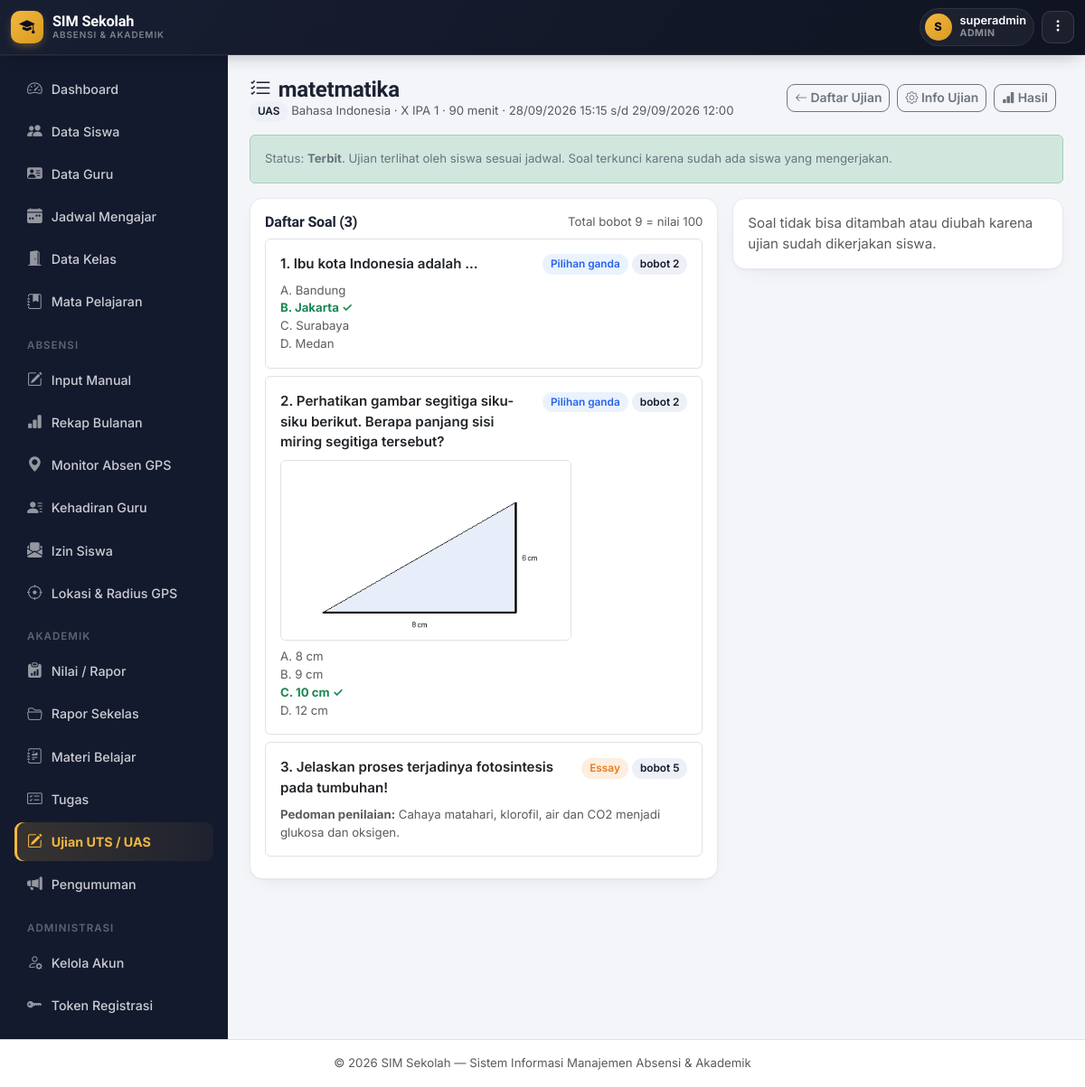
Screenshot of /ujian/soal.php?id=3 (signed in) with the database file from the repository.
### tables this page shows
CREATE TABLE `ujian` (
  `id` int NOT NULL,
  `judul` varchar(150) NOT NULL,
  `jenis` enum('UTS','UAS') NOT NULL,
  `kelas_id` int NOT NULL,
  `mapel_id` int NOT NULL,
  `guru_id` int DEFAULT NULL,
  `guru_nama` varchar(100) DEFAULT NULL,
  `semester` enum('Ganjil','Genap') NOT NULL,
  `tahun_ajaran` varchar(20) NOT NULL,
  `petunjuk` text,
  `durasi_menit` int NOT NULL DEFAULT '60',
  `waktu_mulai` datetime NOT NULL,
  `waktu_selesai` datetime NOT NULL,
  `acak_soal` tinyint(1) NOT NULL DEFAULT '0',
  `status` enum('Draft','Terbit') NOT NULL DEFAULT 'Draft',
  `created_at` timestamp NULL DEFAULT CURRENT_TIMESTAMP
);

CREATE TABLE `mata_pelajaran` (
  `id` int NOT NULL,
  `kode_mapel` varchar(20) DEFAULT NULL,
  `nama_mapel` varchar(100) NOT NULL,
  `kkm` int DEFAULT '75'
);

CREATE TABLE `kelas` (
  `id` int NOT NULL,
  `nama_kelas` varchar(50) NOT NULL,
  `tingkat` varchar(10) NOT NULL,
  `jurusan` varchar(50) DEFAULT NULL,
  `wali_kelas` varchar(100) DEFAULT NULL,
  `wali_kelas_user_id` int DEFAULT NULL,
  `tahun_ajaran` varchar(20) NOT NULL,
  `created_at` timestamp NULL DEFAULT CURRENT_TIMESTAMP
);

CREATE TABLE `ujian_soal` (
  `id` int NOT NULL,
  `ujian_id` int NOT NULL,
  `tipe` enum('pilihan_ganda','essay') NOT NULL,
  `pertanyaan` text NOT NULL,
  `gambar` varchar(255) DEFAULT NULL,
  `opsi_a` varchar(500) DEFAULT NULL,
  `opsi_b` varchar(500) DEFAULT NULL,
  `opsi_c` varchar(500) DEFAULT NULL,
  `opsi_d` varchar(500) DEFAULT NULL,
  `opsi_e` varchar(500) DEFAULT NULL,
  `kunci` char(1) DEFAULT NULL,
  `pedoman` text,
  `bobot` decimal(5,2) NOT NULL DEFAULT '1.00',
  `urutan` int NOT NULL DEFAULT '0',
  `created_at` timestamp NULL DEFAULT CURRENT_TIMESTAMP
);

### includes/auth.php (called while the page is built, shortened)
<?php
require_once __DIR__ . '/functions.php';
function currentUser() {
    return [
        'id'       => $_SESSION['user_id'] ?? null,
        'nama'     => $_SESSION['user_nama'] ?? '',
        'role'     => $_SESSION['user_role'] ?? '',
        'siswa_id' => $_SESSION['user_siswa_id'] ?? null,
    ];
}

### includes/functions.php (called while the page is built, shortened)
<?php
function clean($str) {
    return htmlspecialchars(trim($str ?? ''), ENT_QUOTES, 'UTF-8');
}

### ujian/soal.php (the view, shortened to what this page needs)
<?php
require_once __DIR__ . '/../includes/auth.php';
require_once __DIR__ . '/_lib.php';
$ujianId = (int)($_GET['id'] ?? 0);
$ujian = ujianAmbil($pdo, $ujianId);
$stmt = $pdo->prepare("SELECT COUNT(*) FROM ujian_peserta WHERE ujian_id = ?");
$stmt->execute([$ujianId]);
$adaPeserta = (int)$stmt->fetchColumn() > 0;
$stmt = $pdo->prepare("SELECT * FROM ujian_soal WHERE ujian_id = ? ORDER BY urutan, id");
$stmt->execute([$ujianId]);
$soalList = $stmt->fetchAll();
$totalBobot = array_sum(array_column($soalList, 'bobot'));
$ujian = ujianAmbil($pdo, $ujianId);
include __DIR__ . '/../includes/header.php';
?>
<div class="d-flex justify-content-between align-items-center mb-3 flex-wrap gap-2">
  <div>
    <h4 class="fw-bold mb-0"><i class="bi bi-list-check me-2"></i><?= clean($ujian['judul']) ?></h4>
    <div class="small text-muted"><?= ujianBadgeJenis($ujian['jenis']) ?> <?= clean($ujian['nama_mapel']) ?> &middot; <?= clean($ujian['nama_kelas']) ?> &middot; <?= (int)$ujian['durasi_menit'] ?> menit &middot; <?= ujianFormatWaktu($ujian['waktu_mulai']) ?> s/d <?= ujianFormatWaktu($ujian['waktu_selesai']) ?></div>
  </div>
  <div class="d-flex gap-2 flex-wrap">
    <a href="index.php" class="btn btn-outline-secondary btn-sm"><i class="bi bi-arrow-left"></i> Daftar Ujian</a>
    <a href="form.php?id=<?= $ujianId ?>" class="btn btn-outline-secondary btn-sm"><i class="bi bi-gear"></i> Info Ujian</a>
    <a href="hasil.php?id=<?= $ujianId ?>" class="btn btn-outline-secondary btn-sm"><i class="bi bi-bar-chart-fill"></i> Hasil</a>
  </div>
</div>
<div class="alert alert-<?= $ujian['status'] === 'Terbit' ? 'success' : 'warning' ?> small">
  Status: <strong><?= clean($ujian['status']) ?></strong>.
  <?= $ujian['status'] === 'Draft' ? 'Siswa belum bisa melihat ujian ini sampai Anda menerbitkannya.' : 'Ujian terlihat oleh siswa sesuai jadwal.' ?>
  <?php if ($adaPeserta): ?> Soal terkunci karena sudah ada siswa yang mengerjakan.<?php endif; ?>
</div>
<div class="row g-3">
  <div class="col-12 col-xl-7">
    <div class="card p-3">
      <div class="d-flex justify-content-between align-items-center mb-2">
        <h6 class="fw-bold mb-0">Daftar Soal (<?= count($soalList) ?>)</h6>
        <span class="small text-muted">Total bobot <?= rtrim(rtrim(number_format($totalBobot, 2), '0'), '.') ?> = nilai 100</span>
      </div>
      <?php foreach ($soalList as $i => $s): ?>
      <div class="border rounded p-3 mb-2">
        <div class="d-flex justify-content-between gap-2">
          <div class="fw-semibold"><?= $i + 1 ?>. <?= nl2br(clean($s['pertanyaan'])) ?></div>
          <div class="text-nowrap">
            <span class="badge-soft <?= $s['tipe'] === 'essay' ? 'warn' : 'info' ?>"><?= $s['tipe'] === 'essay' ? 'Essay' : 'Pilihan ganda' ?></span>
            <span class="badge-soft brand">bobot <?= rtrim(rtrim(number_format($s['bobot'], 2), '0'), '.') ?></span>
          </div>
        </div>
        <?php if (!empty($s['gambar'])): ?>
          <img src="<?= clean(ujianUrlGambar($s['gambar'])) ?>" alt="Gambar soal" class="img-fluid rounded border mt-2" style="max-height:200px;">
        <?php endif; ?>
        <?php if ($s['tipe'] === 'pilihan_ganda'): ?>
          <div class="small mt-2">
            <?php foreach (['a', 'b', 'c', 'd', 'e'] as $k): if ($s["opsi_{$k}"] === null) continue; ?>
              <div class="<?= $s['kunci'] === $k ? 'text-success fw-bold' : 'text-muted' ?>">
                <?= strtoupper($k) ?>. <?= clean($s["opsi_{$k}"]) ?><?= $s['kunci'] === $k ? ' &check;' : '' ?>
              </div>
            <?php endforeach; ?>
          </div>
        <?php elseif (!empty($s['pedoman'])): ?>
          <div class="small text-muted mt-2"><strong>Pedoman penilaian:</strong> <?= nl2br(clean($s['pedoman'])) ?></div>
        <?php endif; ?>
      </div>
      <?php endforeach; ?>
    </div>
  </div>
  <div class="col-12 col-xl-5">
    <?php if ($adaPeserta): ?>
      <div class="card p-3 text-muted">Soal tidak bisa ditambah atau diubah karena ujian sudah dikerjakan siswa.</div>
    <?php endif; ?>
  </div>
</div>
<?php include __DIR__ . '/../includes/footer.php'; ?>

### includes/header.php (shortened to what this page needs)
<!DOCTYPE html>
<html lang="id">
<head>
<link href="https://cdn.jsdelivr.net/npm/bootstrap@5.3.3/dist/css/bootstrap.min.css" rel="stylesheet">
<link href="https://cdn.jsdelivr.net/npm/bootstrap-icons@1.11.3/font/bootstrap-icons.css" rel="stylesheet">
<link href="<?= BASE_URL ?>/assets/css/style.css" rel="stylesheet">
</head>
<body>
<?php
$roleNow = currentUser()['role'];
$roleLabel = ['admin'=>'Admin','guru'=>'Guru','wali_kelas'=>'Wali Kelas','siswa'=>'Siswa'][$roleNow] ?? $roleNow;
$namaNow = currentUser()['nama'];
$inisial = strtoupper(mb_substr($namaNow ?: '?', 0, 1));
$fotoTopbar = null;
?>
<nav class="navbar navbar-expand-lg gv-topbar sticky-top">
  <div class="container-fluid">
    <a class="gv-brand" href="<?= BASE_URL ?>/index.php">
      <span class="gv-brand-badge"><i class="bi bi-mortarboard-fill"></i></span>
      <span class="gv-brand-text d-none d-sm-block">
        SIM Sekolah
        <small>Absensi &amp; Akademik</small>
      </span>
    </a>
    <div class="ms-auto d-flex align-items-center gap-2">
      <div class="gv-user-chip">
        <div class="gv-user-avatar">
          <?php if ($fotoTopbar): ?>
            <img src="<?= clean($fotoTopbar) ?>" alt="Foto profil">
          <?php else: ?>
            <?= clean($inisial) ?>
          <?php endif; ?>
        </div>
        <div class="gv-user-meta d-none d-sm-block">
          <div class="name"><?= clean($namaNow) ?></div>
          <div class="role"><?= clean($roleLabel) ?></div>
        </div>
      </div>
      <div class="gv-more-wrap">
        <button class="gv-more-btn" type="button" id="btnUserMenu" aria-expanded="false" title="Menu akun">
          <i class="bi bi-three-dots-vertical"></i>
        </button>
      </div>
    </div>
  </div>
</nav>
<div class="d-flex">
<?php include __DIR__ . '/sidebar.php'; ?>
<main class="flex-grow-1 p-3 p-md-4 content-area">

### ujian/_lib.php (shortened to what this page needs)
<?php
function ujianAmbil($pdo, $id) {
    $stmt = $pdo->prepare("
        SELECT u.*, k.nama_kelas, m.nama_mapel
        FROM ujian u
        JOIN kelas k ON k.id = u.kelas_id
        JOIN mata_pelajaran m ON m.id = u.mapel_id
        WHERE u.id = ?
    ");
    $stmt->execute([$id]);
    return $stmt->fetch();
}
function ujianBadgeJenis($jenis) {
    $warna = $jenis === 'UTS' ? 'info' : 'brand';
    return "<span class='badge-soft {$warna}'>" . clean($jenis) . "</span>";
}
function ujianFormatWaktu($datetime) {
    return date('d/m/Y H:i', strtotime($datetime));
}
function ujianUrlGambar($nama) {
    return BASE_URL . '/uploads/ujian_soal/' . rawurlencode($nama);
}

### assets/css/style.css (style rules this page uses)
:root { --ink: #14173A; --ink-soft: #565B82; --bg: #F1F3FA; --surface: #FFFFFF; --line: #E4E7F2; --brand: #4338CA; --brand-2: #6D28D9; --brand-soft: #EEECFD; --gps: #0D9488; --gps-2: #0EA5A4; --gps-soft: #E1F5F3; --good: #16A34A; --good-soft: #E7F7ED; --warn: #D97706; --warn-soft: #FEF3E1; --bad: #DC2626; --bad-soft: #FCE8E7; --info: #2563EB; --info-soft: #E8EEFD; --radius-lg: 20px; --radius-md: 14px; --radius-sm: 9px; --shadow-1: 0 1px 2px rgba(20,23,58,.04), 0 8px 24px -12px rgba(20,23,58,.10); --shadow-2: 0 4px 10px rgba(20,23,58,.06), 0 16px 40px -16px rgba(20,23,58,.18); }
* { box-sizing: border-box; }
body { background: var(--bg); color: var(--ink); font-family: 'Inter', system-ui, sans-serif; font-size: .945rem; -webkit-font-smoothing: antialiased; }
h1, h2, h3, h4, h5, h6, .font-display { font-family: 'Sora', 'Inter', sans-serif; letter-spacing: -0.01em; color: var(--ink); }
a { text-decoration: none; }
small, .small { color: var(--ink-soft); }
.content-area { min-height: calc(100vh - 60px); padding-bottom: 90px; }
.card { border: 1px solid var(--line); border-radius: var(--radius-md); box-shadow: var(--shadow-1); }
.badge-soft { border-radius: 999px; font-weight: 600; font-size: .74rem; padding: .38em .75em; }
.badge-soft.warn { background: var(--warn-soft); color: var(--warn); }
.badge-soft.info { background: var(--info-soft); color: var(--info); }
.badge-soft.brand { background: var(--brand-soft);color: var(--brand); }
.btn { border-radius: var(--radius-sm); font-weight: 600; font-size: .87rem; }

### includes/theme_gov.php (style rules this page uses)
:root { --navy:#131A2E; --navy-2:#0B0F1D; --navy-3:#1C2540; --gold:#F4B740; --gold-soft:#FDF3DD; --bg:#F4F5F9; --surface:#FFFFFF; --line:#E7E9F1; --ink:#1C2233; --ink-soft:#6B7280; --brand:#131A2E; --brand-2:#0B0F1D; --brand-soft:#EEF0F8; --gps:#2563EB; --gps-soft:#EAF2FE; --good:#16A34A; --good-soft:#E7F6EC; --warn:#EA7A1B; --warn-soft:#FDEEE0; --bad:#DC2626; --bad-soft:#FCEAEA; --info:#2563EB; --info-soft:#EAF2FE; --r-lg:16px; --r-md:12px; --r-sm:9px; --sh-sm:0 1px 2px rgba(19,26,46,.04), 0 1px 3px rgba(19,26,46,.06); --sh-md:0 4px 10px -2px rgba(19,26,46,.08), 0 8px 24px -8px rgba(19,26,46,.10); --sh-lg:0 12px 28px -6px rgba(19,26,46,.16), 0 4px 10px -4px rgba(19,26,46,.10); --ease:cubic-bezier(.4,0,.2,1); }
* { scrollbar-width:thin; scrollbar-color:#C7CBDA transparent; }
body { background:var(--bg); color:var(--ink); font-family:'Inter',system-ui,sans-serif; }

### includes/header.php (style rules this page uses)
.gv-topbar { background:linear-gradient(120deg, rgba(19,26,46,.98), rgba(11,15,29,.98)); backdrop-filter:blur(10px); box-shadow:0 1px 0 rgba(255,255,255,.05), 0 6px 20px -8px rgba(0,0,0,.35); border-bottom:1px solid rgba(255,255,255,.06); padding:.55rem 0; }
.gv-brand { display:flex; align-items:center; gap:10px; text-decoration:none; }
.gv-brand-badge { width:36px; height:36px; border-radius:10px; background:linear-gradient(135deg, var(--gold), #D89A1F); display:flex; align-items:center; justify-content:center; color:var(--navy-2); font-size:1.05rem; box-shadow:0 4px 12px -4px rgba(244,183,64,.55); flex-shrink:0; }
.gv-brand-text { font-family:'Sora',sans-serif; font-weight:800; color:#fff; font-size:1.02rem; letter-spacing:-.01em; line-height:1.1; }
.gv-brand-text small { display:block; font-family:'Inter',sans-serif; font-size:.62rem; font-weight:600; letter-spacing:.09em; text-transform:uppercase; color:rgba(255,255,255,.45); }
.gv-user-chip { display:flex; align-items:center; gap:9px; background:rgba(255,255,255,.05); border:1px solid rgba(255,255,255,.08); border-radius:30px; padding:5px 8px 5px 5px; }
.gv-user-avatar { width:30px; height:30px; border-radius:50%; background:linear-gradient(135deg,var(--gold),#D89A1F); color:var(--navy-2); font-weight:800; font-size:.8rem; display:flex; align-items:center; justify-content:center; flex-shrink:0; overflow:hidden; }
.gv-user-meta { line-height:1.15; }
.gv-user-meta .name { color:#fff; font-size:.8rem; font-weight:600; }
.gv-user-meta .role { color:rgba(255,255,255,.5); font-size:.66rem; text-transform:uppercase; letter-spacing:.05em; font-weight:700; }
.gv-more-btn { width:36px; height:36px; border-radius:10px; border:1px solid rgba(255,255,255,.12); background:rgba(255,255,255,.05); color:#fff; display:flex; align-items:center; justify-content:center; transition:background .18s ease, transform .15s ease; }
.gv-more-wrap { position:relative; }

### rows the page displays
ujian: guru_nama "S", guru_nama "superadmin", judul "matetmatika", jenis "UAS", mapel.nama_mapel "Bahasa Indonesia", kelas.nama_kelas "X IPA 1", durasi_menit "90", waktu_mulai "28/09/2026 15:15", waktu_selesai "29/09/2026 12:00", status "Terbit"
ujian_soal: pertanyaan "Ibu kota Indonesia adalah ...", tipe "Pilihan ganda", bobot "2", k "A", opsi_a "Bandung", k "B", opsi_b "Jakarta", k "C", opsi_c "Surabaya", k "D", opsi_d "Medan"
ujian_soal: pertanyaan "Perhatikan gambar segitiga siku-siku berikut. Berapa panjang sisi miring segitiga tersebut?", tipe "Pilihan ganda", bobot "2", gambar (picture), k "A", opsi_a "8 cm", k "B", opsi_b "9 cm", k "C", opsi_c "10 cm", k "D", opsi_d "12 cm"
ujian_soal: pertanyaan "Jelaskan proses terjadinya fotosintesis pada tumbuhan!", tipe "Essay", bobot "5", pedoman "Cahaya matahari, klorofil, air dan CO2 menjadi glukosa dan oksigen."

### other values shown
$roleLabel "ADMIN"
$labelMenuIzin "Izin Siswa"
count($soalList) "3"
rtrim(rtrim(number_format($totalBobot, 2), '0'), '.') "9"
